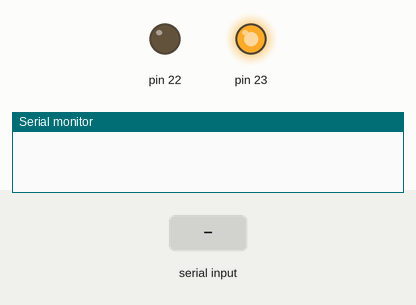
A sketch run on a simulated Arduino Uno, built with avr-gcc and run on an emulated ATmega328P. Parts: output pins drawn as LEDs (lit = HIGH), the last lines printed to the serial monitor. The test bench sets the inputs (shaded band).

Above: at 0.2 s.
At 3.4 s:
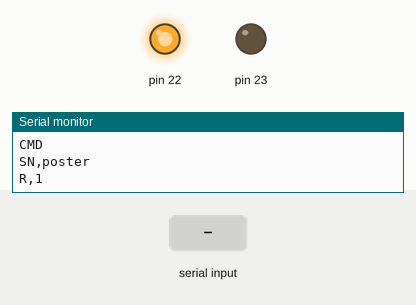
At 6.5 s:
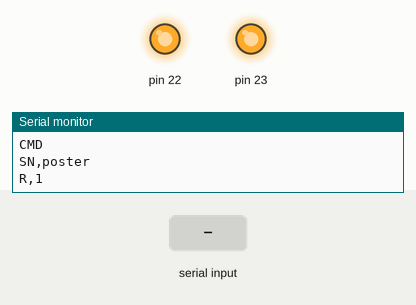
6.6 s: "a" received over Serial
8.3 s: "b" received over Serial
9.8 s: "c" received over Serial
Timing chart, 0 to 12.8 s (numbered marks = the images above; inputs shaded):
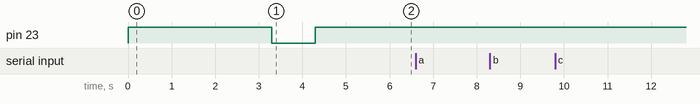

The sketch:

H_TestBT.ino
```cpp
//////////////////////////////////////
/// Works on the ATmega328         ///
//////////////////////////////////////

#include <avr/sleep.h>
#include <avr/power.h>
#include <avr/wdt.h>

// int pin2 = 2;
// #define LEDR 7
#define NAME_SIZE 20

char cmd;
char device_name[NAME_SIZE+1]="OKeep";
void SetName();

void setup()
{
  // Enable BT
  DDRB |= 1 << PORTB7;
  PORTB |= 1 << PORTB7;

  // Enable audio amp
  /*DDRC |= (1<<PORTC1);
  PORTC |= (1<<PORTC1);*/

  Serial.begin(9600);
  delay(100);

/****   Set name   ****/
  // Enter cmd mode
  DDRB |= 1 << PORTB6;
  PORTB &= ~(1 << PORTB6);

  delay(100);
  Serial.print("CMD\r\n");
  delay(1000); // 500 pas assez long
  Serial.print("SN,poster\r\n");
  delay(1000);
  Serial.print("R,1\r\n");
  delay(1000);
  // Exit cmd mode
  PORTB |= 1 << PORTB6;
  delay(100);

  // Power cycle
  PORTB &= ~(1 << PORTB7);
  delay(1000);
  PORTB |= 1 << PORTB7;
  delay(1000);
/************************/

  //SetName();

  // pinMode(pin2, INPUT);
  // pinMode(LEDR, OUTPUT);
}

void loop()
{
  int i=0;
  delay(500);

  if(Serial.available())
  {
    cmd = Serial.read(); // Serial.read() = -1 if nothing available
    Serial.println(cmd);
    delay(1);
    switch(cmd)
    {
      case 'a':                  // to change the name of the device
        Serial.print("New name :\n");
        delay(10);
        for(int n=0; n<NAME_SIZE; n++)
          device_name[n] = ' '; // reset name
        while(!Serial.available()){}  // wait for name to be written

        while(Serial.available())     // take all characters one by one
        {
          if(i<NAME_SIZE)
            device_name[i] = (char) Serial.read();    // record name until full
          else
            Serial.read(); // replace by clean buffer and break ?
          i++;
          delay(2);
        }
        i=0;
        for(int n=0; n<NAME_SIZE; n++)
          Serial.print(device_name[n]);
        Serial.println(" ");

        //SetName();

        break;

      case 'b':
        Serial.print("Got a B\n");
        delay(100);
        break;

      case 'c':
        Serial.print("Got a C\n");
        delay(100);
        /*digitalWrite(BTCMD, LOW);
        delay(100);
        Serial.write("CMD\r");
        delay(100);
        Serial.write("AV-\r");
        delay(100);
        Serial.write("Y,0\r");
        delay(100);
        Serial.write("R,1\r");
        digitalWrite(BTCMD, HIGH);*/
        break;

      default:
        Serial.print(cmd);
        Serial.print(" - Unknown command\n");
        delay(100);
        break;
    }
  }
}

void SetName()
{
  /****   Set name   ****/
  // Enter cmd mode
  DDRB |= 1 << PORTB6;
  PORTB &= ~(1 << PORTB6);

  delay(100);
  Serial.print("CMD\r\n");
  delay(1000); // 500 pas assez long
  Serial.print("SN,poster\r\n");
  delay(1000);
  Serial.print("R,1\r\n");
  delay(1000);
  // Exit cmd mode
  PORTB |= 1 << PORTB6;
  delay(100);

  // Power cycle
  PORTB &= ~(1 << PORTB7);
  delay(1000);
  PORTB |= 1 << PORTB7;
  delay(1000);
/************************/

}
/*
        Serial.write("SN,");
        for(int n=0; n<NAME_SIZE; n++)
          Serial.write(device_name[n]);
        Serial.write("\r");*/
```
